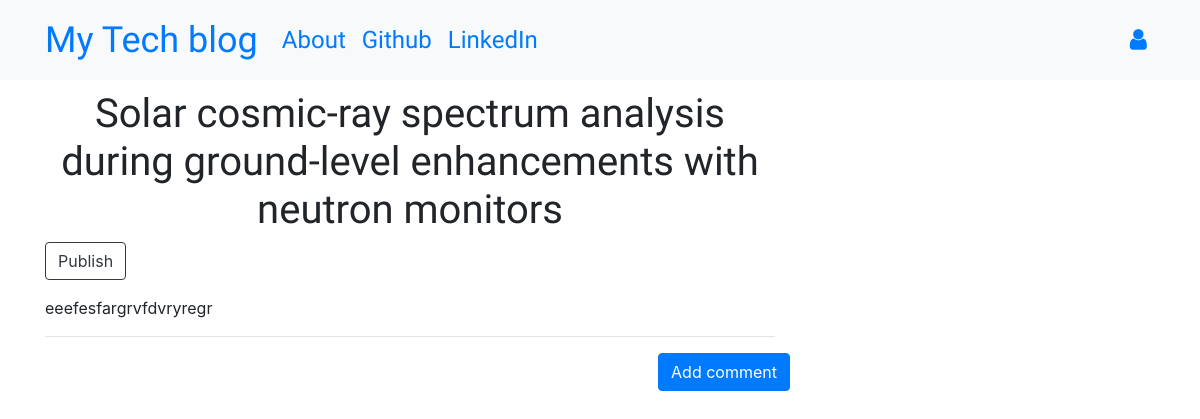
The app's page /post/2/ with its own data.
### blog/models.py (models this page shows, shortened)
class Post(models.Model):
    author = models.ForeignKey('auth.User',on_delete=models.CASCADE)
    title = models.CharField(max_length=200)
    text = models.TextField()
    created_date = models.DateTimeField(default=timezone.now)
    published_date = models.DateTimeField(blank=True,null=True)

### blog/views.py (the view)
# urls.py: path('post/<int:pk>/',views.PostDetailView.as_view(),name='post_detail'),
class PostDetailView(DetailView):
    model = Post

### blog/templates/blog/post_detail.html (shortened to what this page needs)
{% extends 'blog/base.html' %}
{% block content %}
        <h1 class='posttitle loader'>{{ post.title }}</h1>
        {% if post.published_date %}
            <div class="date postdate">
                {{ post.published_date }}
            </div>
        {% else %}
            <a class="btn btn-outline-dark" href="{% url 'post_publish' pk=post.pk %}">Publish</a>
        {% endif %}
      <p class='postcontent' >{{ post.text|safe|linebreaksbr }}</p>
      <hr>
      <a class="btn btn-primary btn-comment" href="{% url 'add_comment_to_post' pk=post.pk %}">Add comment</a>
      <div class="container">
      {% for comment in post.comments.all %}
      <br>
      {% empty %}
          <p>No comments posted.</p>
      {% endfor %}
    </div>
    {% endblock %}

### blog/static/css/blog.css (style rules this page uses)
.posttitle { font-family: 'Russo One', sans-serif; font-size: 2.5em; text-align: center; }
.postcontent { font-family: 'Montserrat'; font-size:1.5em; }
.btn-comment { position:absolute; right:0px; }
.loader { filter:hue-rotate(0deg); color:linear-gradient(45deg,#0f8,#08f); animation:hue 10000ms infinite linear; }

### records on screen
Post: title "Solar cosmic-ray spectrum analysis during ground-level enhancements with neutron monitors", text "eeefesfargrvfdvryregr"
